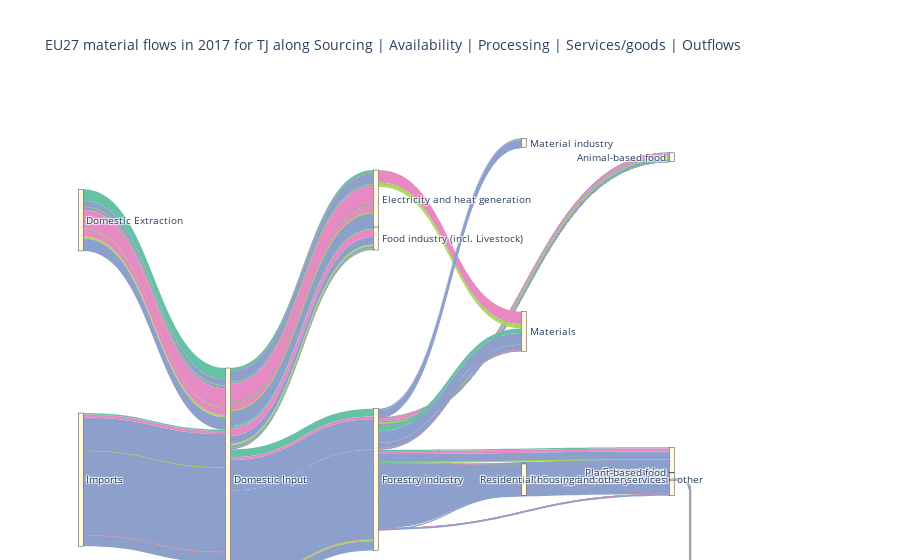

Notebook code for this chart:
### Code cell
#optional, if desiring to visualize statically without interactivity
#need to set year and unit to filter dataframe

#filter payload
unit = 'TJ'
year = 2017

#filtering df
filter_list = [i and j for i, j in zip(df['Value.type'] == unit, df['Value.info'] == year)]
temp_df = df[filter_list]

#creating ordered lists of nodes' indices and their x-levels
elements_positions, unique_sources_targets = calc_node_x(temp_df, 'Source', 'Target')

#redeclare node_dict (this is done, because filtering the same node_dict will not work with Plotly as no breaks in numeric/integer node sequences can be handled. An alternative may be to manipulate the broken sequence, but manage to access the node_dict keys anyway)
node_dict = dict()
for i,e in zip(range(len(unique_sources_targets)), elements_positions):
    node_dict[str(unique_sources_targets[i])] = {'Source_level_str': e, 'Source_level_int': x_lvl_dict[e]["Int"], 'Node_index': i}

#save each node's aggregated values in node_dict
aggregate_node_values(temp_df, node_dict)
#save each x-level's aggregated values in x_lvl_dict
aggregate_values_by_x_level(node_dict, x_lvl_dict)

payload_x, payload_y = nodes_xypositions(elements_positions, node_dict, x_lvl_dict)

#sankey source and target payload for link dict
source, target = calculate_link_sources_targets_alt(temp_df, node_dict)

# static sankey visualization without interactivity
fig = go.Figure(data=[go.Sankey(
    arrangement= "freeform",
    node = dict(
      label = payload_nodes,
      x = [.001 if x==0.2 else round(x - 0.2,1) for x in payload_x],
      y = [.999 if y==1 else y for y in payload_y],
      pad = 8,
      thickness = 5,
      color = "cornsilk"
    ),
    link = dict(
      source = source,
      target = target,
      value = temp_df['Value']/1000,
      label = temp_df['Label'],
      color = temp_df['Colour']
  ))])

fig.update_layout(title_text=f"EU27 material flows in {year} for {unit} along Sourcing | Availability | Processing | Services/goods | Outflows", font_size=10)
# fig.update_layout(width = 10*1920/10, height = 7*1080/10, title_text="EU28 material flows in 2017 Mass_now/kt Source | Availability | Processing | Services/goods | Outflows", font_size=10)
fig.show()

### Figure 1 — Plotly figure (JSON) as saved in the notebook; plotly's stock layout.template omitted (floating-point values rounded to 4 significant figures)
{"data": [{"arrangement": "freeform", "link": {"color": ["#66c2a5", "#e78ac3", "#8da0cb", "#a6d854", "#8da0cb", "#e78ac3", "#8da0cb", "#a6d854", "#e78ac3", "#e78ac3", "#a6d854", "#8da0cb", "#66c2a5", "#e78ac3", "#8da0cb", "#a6d854", "#8da0cb", "#8da0cb", "#a6d854", "#e78ac3", "#a6d854", "#8da0cb", "#66c2a5", "#e78ac3", "#8da0cb", "#8da0cb", "#8da0cb", "#a6d854", "#e78ac3", "#a6d854", "#8da0cb", "#8da0cb", "#8da0cb", "#66c2a5", "#8da0cb", "#8da0cb", "#a6d854", "#e78ac3", "#8da0cb", "#66c2a5", "#e78ac3", "#8da0cb", "#a6d854", "#8da0cb", "#8da0cb", "#a6d854", "#a6d854", "#8da0cb", "#66c2a5", "#e78ac3", "#8da0cb", "#a6d854", "#8da0cb", "#8da0cb", "#a6d854", "#e78ac3", "#8da0cb", "#8da0cb", "#8da0cb", "#8da0cb", "#8da0cb", "#e78ac3", "#a6d854", "#a6d854", "#8da0cb", "#8da0cb", "#8da0cb", "#66c2a5", "#8da0cb", "#8da0cb", "#8da0cb", "#a6d854", "#e78ac3", "#8da0cb", "#66c2a5", "#e78ac3", "#8da0cb", "#8da0cb", "#8da0cb", "#66c2a5", "#8da0cb", "#a6d854", "#8da0cb", "#e78ac3", "#8da0cb", "#a6d854", "#e78ac3", "#e78ac3", "#a6d854", "#8da0cb", "#66c2a5", "#e78ac3", "#8da0cb", "#a6d854", "#8da0cb", "#8da0cb", "#a6d854", "#e78ac3", "#8da0cb"], "label": ["Bioenergy", "Electricity", "Gaseos fossil fuel", "Heat", "Liquid fossil fuel", "Nuclear", "Other fossil fuel", "Other renewable energy", "Other renewable energy", "Renewable electricity", "Renewable heat", "Solid fossil fuel", "Bioenergy", "Electricity", "Gaseos fossil fuel", "Heat", "Liquid fossil fuel", "Other fossil fuel", "Other renewable energy", "Other renewable energy", "Renewable heat", "Solid fossil fuel", "Bioenergy", "Electricity", "Gaseos fossil fuel", "Liquid fossil fuel", "Other fossil fuel", "Other renewable energy", "Other renewable energy", "Renewable heat", "Solid fossil fuel", "Liquid fossil fuel", "Solid fossil fuel", "Bioenergy", "Liquid fossil fuel", "Other fossil fuel", "Other renewable energy", "Other renewable energy", "Solid fossil fuel", "Bioenergy", "Electricity", "Gaseos fossil fuel", "Heat", "Liquid fossil fuel", "Other fossil fuel", "Other renewable energy", "Renewable heat", "Solid fossil fuel", "Bioenergy", "Electricity", "Gaseos fossil fuel", "Heat", "Liquid fossil fuel", "Other fossil fuel", "Other renewable energy", "Other renewable energy", "Solid fossil fuel", "Gaseos fossil fuel", "Liquid fossil fuel", "Other fossil fuel", "Solid fossil fuel", "Electricity", "Heat", "Renewable heat", "Gaseos fossil fuel", "Liquid fossil fuel", "Solid fossil fuel", "Bioenergy", "Gaseos fossil fuel", "Liquid fossil fuel", "Other fossil fuel", "Other renewable energy", "Other renewable energy", "Solid fossil fuel", "Bioenergy", "Electricity", "Gaseos fossil fuel", "Liquid fossil fuel", "Solid fossil fuel", "Bioenergy", "Gaseos fossil fuel", "Heat", "Liquid fossil fuel", "Nuclear", "Other fossil fuel", "Other renewable energy", "Other renewable energy", "Renewable electricity", "Renewable heat", "Solid fossil fuel", "Bioenergy", "Electricity", "Gaseos fossil fuel", "Heat", "Liquid fossil fuel", "Other fossil fuel", "Other renewable energy", "Other renewable energy", "Solid fossil fuel"], "source": [2, 2, 2, 2, 2, 2, 2, 2, 2, 2, 2, 2, 2, 2, 2, 2, 2, 2, 2, 2, 2, 2, 2, 2, 2, 2, 2, 2, 2, 2, 2, 11, 11, 12, 12, 12, 12, 12, 12, 5, 5, 5, 5, 5, 5, 5, 5, 5, 5, 5, 5, 5, 5, 5, 5, 5, 5, 5, 5, 5, 5, 3, 3, 3, 5, 5, 5, 5, 5, 5, 5, 5, 5, 5, 5, 5, 5, 5, 5, 0, 0, 0, 0, 0, 0, 0, 0, 0, 0, 0, 1, 1, 1, 1, 1, 1, 1, 1, 1], "target": [3, 3, 3, 3, 3, 3, 3, 3, 3, 3, 3, 3, 4, 4, 4, 4, 4, 4, 4, 4, 4, 4, 5, 5, 5, 5, 5, 5, 5, 5, 5, 2, 2, 2, 2, 2, 2, 2, 2, 9, 9, 9, 9, 9, 9, 9, 9, 9, 10, 10, 10, 10, 10, 10, 10, 10, 10, 12, 12, 12, 12, 7, 7, 7, 6, 6, 6, 7, 7, 7, 7, 7, 7, 7, 8, 8, 8, 8, 8, 2, 2, 2, 2, 2, 2, 2, 2, 2, 2, 2, 2, 2, 2, 2, 2, 2, 2, 2, 2], "value": [1596.0, 147.7, 4493.0, 80.6, 659.2, 8160.0, 399.0, 362.2, 1.88, 2551.0, 368.2, 6585.0, 882.8, 3392.0, 3412.0, 659.3, 953.6, 166.2, 28.94, 0.3559, 11.27, 558.9, 3425.0, 1172.0, 13290.0, 39070.0, 178.5, 37.8, 15.41, 556.9, 4102.0, 46.05, 20.06, 20.68, 409.1, 0.02093, 0.04187, 0.02093, 75.07, 29.5, 1449.0, 822.3, 421.2, 1094.0, 1.943, 0.3349, 0.01675, 29.49, 492.2, 1336.0, 3618.0, 0.2093, 15080.0, 1.528, 1.725, 2.332, 607.7, 44.17, 69.49, 0.134, 6.753, 5421.0, 1328.0, 544.7, 621.6, 3275.0, 73.08, 1997.0, 5090.0, 2525.0, 8.713, 6.795, 15.65, 460.7, 579.4, 209.8, 140.0, 12760.0, 0.05862, 4941.0, 2789.0, 47.4, 1093.0, 8160.0, 556.8, 380.6, 1.88, 2551.0, 928.9, 5395.0, 643.2, 1320.0, 14730.0, 0.2596, 36750.0, 20.73, 19.35, 15.39, 4571.0]}, "node": {"color": "cornsilk", "label": ["Domestic Extraction", "Imports", "Domestic Input", "Electricity and heat generation", "Food industry (incl. Livestock)", "Forestry industry", "Material industry", "Materials", "Refinery, direct carry over and other", "Animal-based food", "Consumables", "Plant-based food", "Residential housing and other services", "Transport", "Emissions", "Energy industry (consumption and losses)", "Exports", "Landfill", "Losses", "Recovery", "Stocks", "Waste_treatment"], "pad": 8, "thickness": 5, "x": [0.001, 0.001, 0.2, 0.4, 0.4, 0.4, 0.6, 0.6, 0.6, 0.8, 0.8, 0.8, 0.8], "y": [0.3161, 0.999, 0.999, 0.2611, 0.3645, 0.999, 0.1132, 0.6095, 0.999, 0.1505, 0.9777, 0.9802, 0.999]}, "type": "sankey"}], "layout": {"font": {"size": 10}, "title": {"text": "EU27 material flows in 2017 for TJ along Sourcing | Availability | Processing | Services/goods | Outflows"}}}
